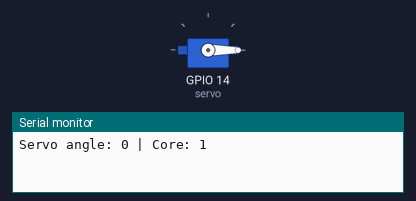
This sketch was run on a simulated ESP32. Shown: servo, the last lines printed to the serial monitor.

Above: at 0.05 s.
At 2.7 s:
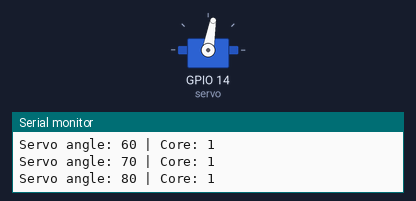
At 5.4 s:
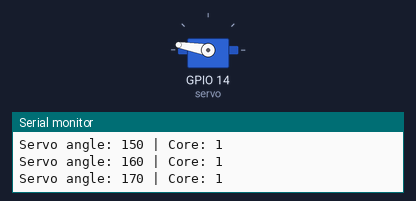
At 10.8 s:
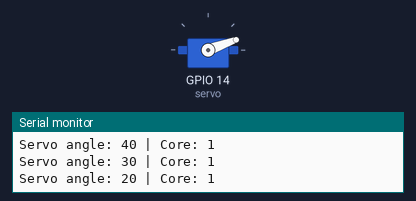
Timing chart, 0 to 14.8 s (numbered marks = the images above):
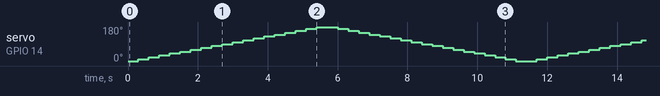

The sketch:

servo.ino
```cpp
#include <ESP32Servo.h>
#define SERVO_PIN 14

Servo servo;

void taskServo(void *pvParameters) {
  while (1) {
    for (int pos = 0; pos <= 180; pos += 10) {
      servo.write(pos);
      Serial.print("Servo angle: ");
      Serial.print(pos);
      Serial.print(" | Core: ");
      Serial.println(xPortGetCoreID());
      delay(300);
    }
    for (int pos = 180; pos >= 0; pos -= 10) {
      servo.write(pos);
      Serial.print("Servo angle: ");
      Serial.print(pos);
      Serial.print(" | Core: ");
      Serial.println(xPortGetCoreID());
      delay(300);
    }
  }
}

void setup() {
  Serial.begin(115200);
  servo.attach(14);

  // Core 0
  //xTaskCreatePinnedToCore(taskServo, "taskServo_Core0", 2000, NULL, 1, NULL, 0);

  // Core 1
  xTaskCreatePinnedToCore(taskServo, "taskServo_Core1", 2000, NULL, 1, NULL, 1);
}

void loop() {}
```
